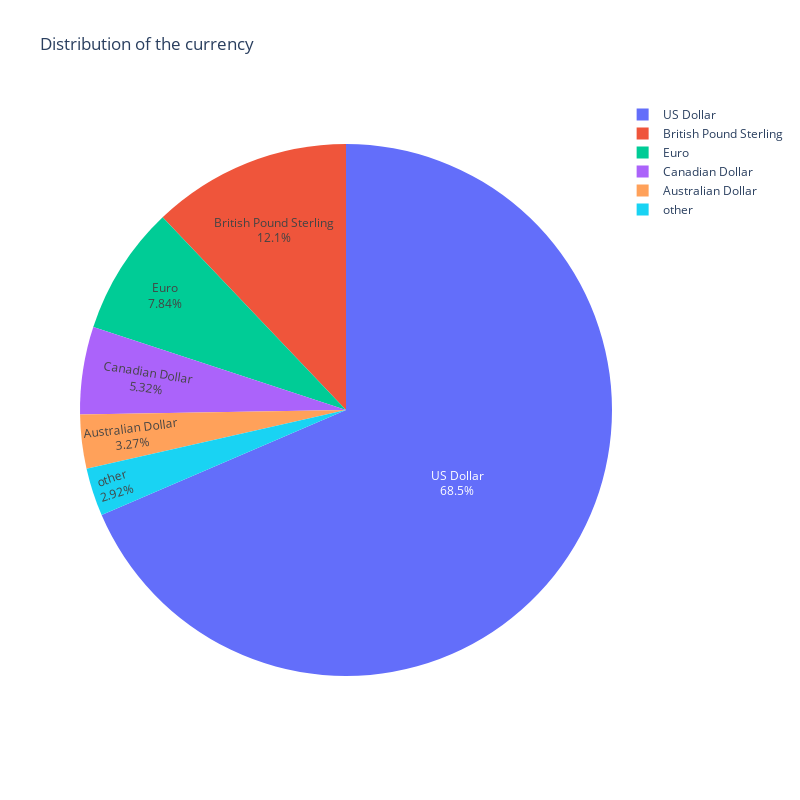

Notebook source saved alongside this figure:
### Code cell
currency_df = kickstarter_df["currency"].value_counts().to_frame().reset_index()
currency_df["currency"] = currency_df["currency"].map(
    {
        "USD": "US Dollar",
        "GBP": "British Pound Sterling",
        "CAD": "Canadian Dollar",
        "AUD": "Australian Dollar",
        "EUR": "Euro",
        "SEK": "Swedish Krona",
        "NZD": "New Zealand Dollar",
        "DKK": "Danish Krone",
        "NOK": "Norwegian Krone",
        "CHF": "Swiss Franc",
        "MXN": "Mexican Peso",
        "HKD": "Hong Kong Dollar",
        "SGD": "Singapore Dollar",
        "JPY": "Japanese Yen",
    }
)
currency_norm = kickstarter_df.value_counts(["currency"], normalize=True)
currency_df["norm"] = currency_norm.values
currency_df["label"] = currency_df.apply(
    lambda x: x["currency"] if x["norm"] >= 0.03 else "other", axis=1
)
other_currency_df = currency_df[currency_df["label"] == "other"]
currency_df.drop(other_currency_df.index, inplace=True)
group_other_currency_df = other_currency_df.groupby("label").sum().reset_index()
currency_df = pd.concat([currency_df, group_other_currency_df], axis=0)
currency_df.drop(columns=["currency"], inplace=True)
import plotly.graph_objects as go

# Pie chart for the distribution of the country, category, currency, created_at_weekday
# under 3
fig = go.Figure()
fig.add_trace(
    go.Pie(
        labels=currency_df["label"],
        values=currency_df["count"],
        name="currency",
        text=currency_df["label"],
    )
)
fig.update_layout(
    width=800,
    height=800,
    title_text="Distribution of the currency",
    annotations=[
        dict(
            showarrow=False,
            x=0.5,
            y=0.5,
            text="",
            font_size=20,
            font_family="Arial",
        )
    ],
)
fig.show()

### Figure 1 — Plotly figure (JSON) as saved in the notebook; plotly's stock layout.template omitted (floating-point values rounded to 4 significant figures)
{"data": [{"labels": ["US Dollar", "British Pound Sterling", "Euro", "Canadian Dollar", "Australian Dollar", "other"], "name": "currency", "text": ["US Dollar", "British Pound Sterling", "Euro", "Canadian Dollar", "Australian Dollar", "other"], "type": "pie", "values": [14141, 2498, 1618, 1098, 674, 603]}], "layout": {"annotations": [{"font": {"family": "Arial", "size": 20}, "showarrow": false, "text": "", "x": 0.5, "y": 0.5}], "height": 800, "title": {"text": "Distribution of the currency"}, "width": 800}}
